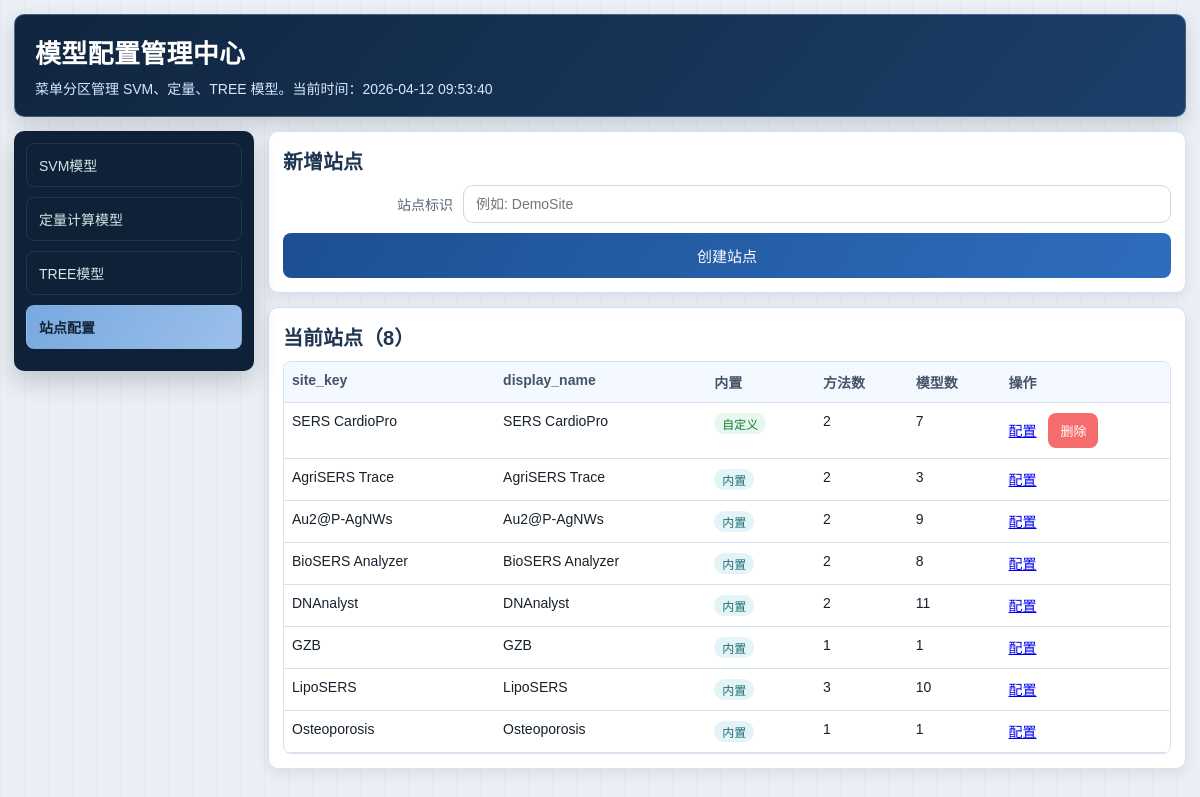
/admin/sites, run on the app's committed database.
### tables this page shows
CREATE TABLE site_profiles (
            site_key TEXT PRIMARY KEY,
            display_name TEXT NOT NULL,
            is_builtin INTEGER NOT NULL DEFAULT 0,
            created_at TEXT NOT NULL DEFAULT CURRENT_TIMESTAMP,
            updated_at TEXT NOT NULL DEFAULT CURRENT_TIMESTAMP
        );

### blueprints/model_admin.py (the view)
@model_admin_bp.route("/admin/sites", methods=["GET"])
def site_admin_page():
    sites = list_site_profiles(ModelConfig.DB_PATH)
    selected_site_key = _normalize_site_key(request.args.get("site_key", ""))
    selected_site = get_site_profile(ModelConfig.DB_PATH, selected_site_key) if selected_site_key else None
    selected_scope = get_site_scope(ModelConfig.DB_PATH, selected_site_key) if selected_site else {
        "methods": [],
        "svm": [],
        "tree": [],
        "quantitative": [],
    }
    return render_template(
        "model_admin_sites.html",
        sites=sites,
        selected_site=selected_site,
        selected_scope=selected_scope,
        svm_models=list_svm_models(ModelConfig.DB_PATH),
        tree_models=list_tree_models(ModelConfig.DB_PATH),
        quantitative_models=list_quantitative_compounds(ModelConfig.DB_PATH),
        site_message=request.args.get("site_message", ""),
        site_error=request.args.get("site_error", ""),
        now=datetime.now(),
        active_menu="sites",
    )

### blueprints/model_admin.py (called while the page is built)
def _normalize_site_key(raw_value: str) -> str:
    return str(raw_value or "").strip()

### config/model_config_repository.py (called while the page is built)
def _connect(db_path: str) -> sqlite3.Connection:
    conn = sqlite3.connect(db_path)
    conn.row_factory = sqlite3.Row
    conn.execute("PRAGMA foreign_keys = ON")
    return conn

@contextmanager
def _connection(db_path: str):
    conn = _connect(db_path)
    try:
        yield conn
        conn.commit()
    finally:
        conn.close()

def list_svm_models(db_path: str):
    with _connection(db_path) as conn:
        rows = conn.execute(
            """
            SELECT model_key, name_en, name_zh, model_rel_path, scaler_rel_path,
                     training_rel_path, default_txt_rel_path, is_builtin, is_active,
                   created_at, updated_at
            FROM svm_models
            ORDER BY updated_at DESC, model_key
            """
        ).fetchall()
    return [dict(row) for row in rows]

def list_tree_models(db_path: str):
    with _connection(db_path) as conn:
        rows = conn.execute(
            """
            SELECT model_key, name,
                   COALESCE(name_en, name) AS name_en,
                   COALESCE(name_zh, name) AS name_zh,
                   model_rel_path,
                   training_rel_path, default_txt_rel_path,
                     is_builtin, is_active, created_at, updated_at
            FROM tree_models
            ORDER BY updated_at DESC, model_key
            """
        ).fetchall()
    return [dict(row) for row in rows]

def list_site_profiles(db_path: str):
    with _connection(db_path) as conn:
        rows = conn.execute(
            """
            SELECT sp.site_key, sp.display_name,
                   CASE WHEN sbr.site_key IS NULL THEN 0 ELSE 1 END AS is_builtin,
                   sp.created_at, sp.updated_at,
                   COUNT(DISTINCT sao.method_type) AS method_count,
                   COUNT(DISTINCT sao.model_key) AS model_count
            FROM site_profiles sp
            LEFT JOIN site_builtin_registry sbr ON sp.site_key = sbr.site_key
            LEFT JOIN site_allowed_models sao ON sp.site_key = sao.site_key
            GROUP BY sp.site_key, sp.display_name, sbr.site_key, sp.created_at, sp.updated_at
            ORDER BY sp.updated_at DESC, sp.created_at DESC, sp.site_key ASC
            """
        ).fetchall()
    return [dict(row) for row in rows]

### templates/model_admin_sites.html (shortened to what this page needs)
{% extends "model_admin_base.html" %}
{% block content %}
{% if selected_site %}
<article class="card">
    <div style="display:flex;justify-content:space-between;align-items:center;gap:12px;flex-wrap:wrap;">
        <h2 style="margin-bottom:0;">配置站点: {{ selected_site.site_key }}</h2>
        <a href="{{ url_for('model_admin.site_admin_page') }}" class="btn" style="display:inline-block;text-decoration:none;">退出配置详情</a>
    </div>
    <p class="hint">默认初始站点不可修改；后续新增站点可调整计算类型和模型范围。</p>
    {% if site_message %}<p class="msg ok">{{ site_message }}</p>{% endif %}
    {% if site_error %}<p class="msg err">{{ site_error }}</p>{% endif %}
    {% if selected_site.is_builtin == 1 %}
    <p class="hint">当前站点为默认初始站点，仅允许查看，不支持修改。</p>
    {% endif %}
    <form method="post" action="{{ url_for('model_admin.save_site_scope_action') }}">
        <input type="hidden" name="site_key" value="{{ selected_site.site_key }}">
        <div class="row">
            <label>计算类型</label>
            <div>
                <span class="badge">SVM：<strong id="svm-count">{{ selected_scope.svm|length }}</strong> 种</span>
                <span class="badge" style="margin-left:8px;">TREE：<strong id="tree-count">{{ selected_scope.tree|length }}</strong> 种</span>
                <span class="badge" style="margin-left:8px;">定量：<strong id="quant-count">{{ selected_scope.quantitative|length }}</strong> 种</span>
            </div>
        </div>
        <div class="row">
            <label>SVM模型</label>
            <div>
                {% for item in svm_models %}
                <label style="display:inline-block; margin-right:12px; margin-bottom:6px;{% if item.is_active != 1 %}opacity:0.5;cursor:not-allowed;{% endif %}">
                    <input type="checkbox" name="svm_keys" value="{{ item.model_key }}" {% if item.model_key in selected_scope.svm %}checked{% endif %} {% if selected_site.is_builtin == 1 or item.is_active != 1 %}disabled{% endif %} title="{% if item.is_active != 1 %}该模型未激活{% endif %}">
                    {{ item.model_key }}{% if item.is_active != 1 %} <span style="color:#999;font-size:0.85em;">(未激活)</span>{% endif %}
                </label>
                {% endfor %}
            </div>
        </div>
        <div class="row">
            <label>TREE模型</label>
            <div>
                {% for item in tree_models %}
                <label style="display:inline-block; margin-right:12px; margin-bottom:6px;{% if item.is_active != 1 %}opacity:0.5;cursor:not-allowed;{% endif %}">
                    <input type="checkbox" name="tree_keys" value="{{ item.model_key }}" {% if item.model_key in selected_scope.tree %}checked{% endif %} {% if selected_site.is_builtin == 1 or item.is_active != 1 %}disabled{% endif %} title="{% if item.is_active != 1 %}该模型未激活{% endif %}">
                    {{ item.model_key }}{% if item.is_active != 1 %} <span style="color:#999;font-size:0.85em;">(未激活)</span>{% endif %}
                </label>
                {% endfor %}
            </div>
        </div>
        <div class="row">
            <label>定量模型</label>
            <div>
                {% for item in quantitative_models %}
                <label style="display:inline-block; margin-right:12px; margin-bottom:6px;{% if item.is_active != 1 %}opacity:0.5;cursor:not-allowed;{% endif %}">
                    <input type="checkbox" name="quantitative_keys" value="{{ item.compound_key }}" {% if item.compound_key in selected_scope.quantitative %}checked{% endif %} {% if selected_site.is_builtin == 1 or item.is_active != 1 %}disabled{% endif %} title="{% if item.is_active != 1 %}该模型未激活{% endif %}">
                    {{ item.compound_key }}{% if item.is_active != 1 %} <span style="color:#999;font-size:0.85em;">(未激活)</span>{% endif %}
                </label>
                {% endfor %}
            </div>
        </div>
        {% if selected_site.is_builtin == 1 %}
        <button class="btn btn-disabled" type="button" disabled>默认站点不可修改</button>
        {% else %}
        <button class="btn" type="submit">保存站点配置</button>
        {% endif %}
    </form>
</article>
<script>
(function () {
    function countChecked(name) {
        var nodes = document.querySelectorAll('input[name="' + name + '"]:checked');
        return nodes ? nodes.length : 0;
    }
    function updateCounters() {
        var svm = document.getElementById('svm-count');
        var tree = document.getElementById('tree-count');
        var quant = document.getElementById('quant-count');
        if (!svm || !tree || !quant) {
            return;
        }
        svm.textContent = String(countChecked('svm_keys'));
        tree.textContent = String(countChecked('tree_keys'));
        quant.textContent = String(countChecked('quantitative_keys'));
    }
    document.addEventListener('change', function (event) {
        var target = event.target;
        if (!target || target.tagName !== 'INPUT') {
            return;
        }
        if (target.name === 'svm_keys' || target.name === 'tree_keys' || target.name === 'quantitative_keys') {
            updateCounters();
        }
    });
    updateCounters();
})();
</script>
{% else %}
<article class="card">
    <h2>新增站点</h2>
    <form class="align-label-right" method="post" action="{{ url_for('model_admin.create_site_profile_action') }}">
        <div class="row">
            <label for="site_key">站点标识</label>
            <input id="site_key" name="site_key" type="text" required placeholder="例如: DemoSite">
        </div>
        <button class="btn" type="submit">创建站点</button>
    </form>
</article>
<article class="card">
    <h2>当前站点（{{ sites|length }}）</h2>
    <div class="table-shell">
    <table>
        <thead>
        <tr>
            <th>site_key</th>
            <th>display_name</th>
            <th>内置</th>
            <th>方法数</th>
            <th>模型数</th>
            <th>操作</th>
        </tr>
        </thead>
        <tbody>
        {% for item in sites %}
        <tr>
            <td>{{ item.site_key }}</td>
            <td>{{ item.display_name }}</td>
            <td>
                {% if item.is_builtin == 1 %}
                <span class="badge">内置</span>
                {% else %}
                <span class="badge" style="background:#e8f7ed;color:#0a7d31;">自定义</span>
                {% endif %}
            </td>
            <td>{{ item.method_count }}</td>
            <td>{{ item.model_count }}</td>
            <td>
                <a href="{{ url_for('model_admin.site_admin_page', site_key=item.site_key) }}">配置</a>
                {% if item.is_builtin != 1 %}
                <form class="inline-form" method="post" action="{{ url_for('model_admin.delete_site_profile_action') }}" onsubmit="return confirm('确认删除站点 {{ item.site_key }} 吗？删除后将移除站点与模型映射关系。')" style="margin-left:8px;">
                    <button class="btn btn-danger" type="submit">删除</button>
                </form>
                {% endif %}
            </td>
        </tr>
        {% endfor %}
        </tbody>
    </table>
    </div>
</article>
{% endif %}
{% endblock %}

### templates/model_admin_base.html (style rules this page uses)
:root { --bg: #f3f6fb; --panel: #ffffff; --ink: #17212b; --muted: #5a6775; --brand: #1d4f91; --brand-2: #2e6dbd; --line: #d6e0ee; --ok: #0a7d31; --danger: #b42318; --menu-bg: #0f2137; --menu-active: #78a9e0; }
* { box-sizing: border-box; }
body { margin: 0; color: var(--ink); font-family: "Microsoft YaHei", "PingFang SC", sans-serif; background: linear-gradient(0deg, rgba(26, 53, 92, 0.03), rgba(26, 53, 92, 0.03)), repeating-linear-gradient(90deg, rgba(80, 104, 138, 0.045) 0, rgba(80, 104, 138, 0.045) 1px, transparent 1px, transparent 24px), var(--bg); }
.card { background: var(--panel); border: 1px solid var(--line); border-radius: 10px; padding: 14px; box-shadow: 0 5px 14px rgba(21, 49, 87, 0.09); }
.card h2 { margin: 0 0 10px; color: #1f3650; font-size: 20px; }
form { display: grid; gap: 10px; }
.row { display: grid; grid-template-columns: 170px 1fr; align-items: center; gap: 10px; }
label { color: var(--muted); font-size: 14px; }
.align-label-right label { text-align: right; }
input[type="text"], input[type="file"], select { width: 100%; border: 1px solid #d7d6d2; border-radius: 10px; padding: 10px 12px; background: #fff; font-size: 14px; }
.btn { border: none; border-radius: 8px; padding: 12px 16px; background: linear-gradient(120deg, var(--brand) 0%, var(--brand-2) 100%); color: #fff; font-size: 15px; cursor: pointer; }
.btn.btn-danger { background: #f56c6c; color: #fff; padding: 8px 12px; font-size: 13px; }
.inline-form { display: inline-block; margin: 0; }
.table-shell { width: 100%; overflow-x: auto; border: 1px solid var(--line); border-radius: 8px; background: #fff; }
table { width: 100%; border-collapse: collapse; font-size: 14px; min-width: 720px; }
th, td { border-bottom: 1px solid var(--line); text-align: left; padding: 10px 8px; vertical-align: top; }
th { color: #465468; font-weight: 700; background: #f4f8ff; }
.badge { display: inline-block; padding: 2px 8px; border-radius: 999px; font-size: 12px; background: #e4f3f5; color: #1f6f78; }

### data on the page
site_profiles: site_key "SERS CardioPro", display_name "SERS CardioPro", shows "自定义", method_count "2", model_count "7"
site_profiles: site_key "AgriSERS Trace", display_name "AgriSERS Trace", shows "内置", method_count "2", model_count "3"
site_profiles: site_key "Au2@P-AgNWs", display_name "Au2@P-AgNWs", shows "内置", method_count "2", model_count "9"
site_profiles: site_key "BioSERS Analyzer", display_name "BioSERS Analyzer", shows "内置", method_count "2", model_count "8"
site_profiles: site_key "DNAnalyst", display_name "DNAnalyst", shows "内置", method_count "2", model_count "11"
site_profiles: site_key "GZB", display_name "GZB", shows "内置", method_count "1", model_count "1"
site_profiles: site_key "LipoSERS", display_name "LipoSERS", shows "内置", method_count "3", model_count "10"
site_profiles: site_key "Osteoporosis", display_name "Osteoporosis", shows "内置", method_count "1", model_count "1"

### other printed values
{{ sites|length }} "8"
